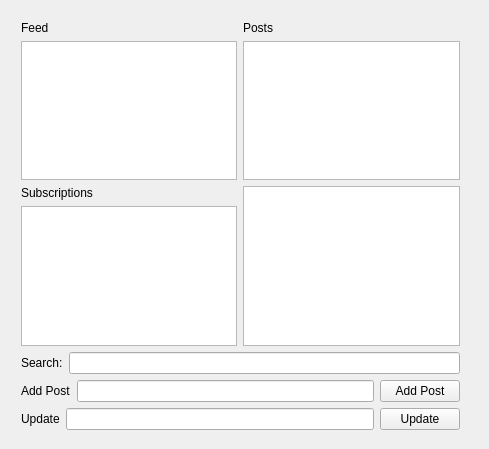
<?xml version="1.0" encoding="UTF-8"?>
<ui version="4.0">
 <class>UserWindowClass</class>
 <widget class="QWidget" name="UserWindowClass">
  <property name="geometry">
   <rect>
    <x>0</x>
    <y>0</y>
    <width>489</width>
    <height>449</height>
   </rect>
  </property>
  <property name="windowTitle">
   <string>UserWindow</string>
  </property>
  <widget class="QWidget" name="">
   <property name="geometry">
    <rect>
     <x>10</x>
     <y>10</y>
     <width>461</width>
     <height>431</height>
    </rect>
   </property>
   <layout class="QVBoxLayout" name="verticalLayout_6">
    <item>
     <layout class="QVBoxLayout" name="verticalLayout_5">
      <item>
       <layout class="QHBoxLayout" name="horizontalLayout_4">
        <item>
         <layout class="QVBoxLayout" name="verticalLayout">
          <item>
           <widget class="QLabel" name="label">
            <property name="text">
             <string>Feed</string>
            </property>
           </widget>
          </item>
          <item>
           <widget class="QListWidget" name="listFeed"/>
          </item>
         </layout>
        </item>
        <item>
         <layout class="QVBoxLayout" name="verticalLayout_2">
          <item>
           <widget class="QLabel" name="label_2">
            <property name="text">
             <string>Posts</string>
            </property>
           </widget>
          </item>
          <item>
           <widget class="QListWidget" name="listPosts"/>
          </item>
         </layout>
        </item>
       </layout>
      </item>
      <item>
       <layout class="QHBoxLayout" name="horizontalLayout_5">
        <item>
         <layout class="QVBoxLayout" name="verticalLayout_3">
          <item>
           <widget class="QLabel" name="label_3">
            <property name="text">
             <string>Subscriptions</string>
            </property>
           </widget>
          </item>
          <item>
           <widget class="QListWidget" name="listSearch"/>
          </item>
         </layout>
        </item>
        <item>
         <widget class="QListWidget" name="listSubscriptions"/>
        </item>
       </layout>
      </item>
     </layout>
    </item>
    <item>
     <layout class="QVBoxLayout" name="verticalLayout_4">
      <item>
       <layout class="QHBoxLayout" name="horizontalLayout">
        <item>
         <widget class="QLabel" name="label_4">
          <property name="text">
           <string>Search:</string>
          </property>
         </widget>
        </item>
        <item>
         <widget class="QLineEdit" name="lineSearc"/>
        </item>
       </layout>
      </item>
      <item>
       <layout class="QHBoxLayout" name="horizontalLayout_2">
        <item>
         <widget class="QLabel" name="label_5">
          <property name="text">
           <string>Add Post</string>
          </property>
         </widget>
        </item>
        <item>
         <widget class="QLineEdit" name="lineAddPost"/>
        </item>
        <item>
         <widget class="QPushButton" name="buttonAddPost">
          <property name="text">
           <string>Add Post</string>
          </property>
         </widget>
        </item>
       </layout>
      </item>
      <item>
       <layout class="QHBoxLayout" name="horizontalLayout_3">
        <item>
         <widget class="QLabel" name="label_6">
          <property name="text">
           <string>Update</string>
          </property>
         </widget>
        </item>
        <item>
         <widget class="QLineEdit" name="lineUpdatepost"/>
        </item>
        <item>
         <widget class="QPushButton" name="buttonUpdatePost">
          <property name="text">
           <string>Update</string>
          </property>
         </widget>
        </item>
       </layout>
      </item>
     </layout>
    </item>
   </layout>
  </widget>
 </widget>
 <layoutdefault spacing="6" margin="11"/>
 <resources>
  <include location="UserWindow.qrc"/>
 </resources>
 <connections/>
</ui>
